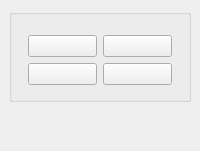
<?xml version="1.0" encoding="UTF-8"?><ui version="4.0"><class>GeneralSettingsWidget</class><widget class="QWidget" name="GeneralSettingsWidget"><layout class="QVBoxLayout" name="outerLayout"><property name="leftMargin"><number>0</number></property><property name="topMargin"><number>0</number></property><property name="rightMargin"><number>0</number></property><property name="bottomMargin"><number>0</number></property><item><widget class="QScrollArea" name="settingsScroll"><property name="widgetResizable"><bool>true</bool></property><property name="frameShape"><enum>QFrame::NoFrame</enum></property><widget class="QWidget" name="content"><layout class="QVBoxLayout" name="contentLayout"><property name="spacing"><number>12</number></property><item><widget class="QGroupBox" name="group"><layout class="QGridLayout" name="groupLayout"><property name="leftMargin"><number>16</number></property><property name="topMargin"><number>20</number></property><property name="rightMargin"><number>16</number></property><property name="bottomMargin"><number>14</number></property><item row="0" column="0"><widget class="QPushButton" name="resetButton"><property name="maximumWidth"><number>220</number></property><property name="minimumHeight"><number>32</number></property></widget></item><item row="0" column="1"><widget class="QPushButton" name="dataDirectoryButton"><property name="maximumWidth"><number>220</number></property><property name="minimumHeight"><number>32</number></property></widget></item><item row="1" column="0"><widget class="QPushButton" name="aboutButton"><property name="maximumWidth"><number>220</number></property><property name="minimumHeight"><number>32</number></property></widget></item><item row="1" column="1"><widget class="QPushButton" name="exitButton"><property name="maximumWidth"><number>220</number></property><property name="minimumHeight"><number>32</number></property></widget></item></layout></widget></item><item><spacer name="verticalSpacer"><property name="orientation"><enum>Qt::Vertical</enum></property><property name="sizeHint" stdset="0"><size><width>20</width><height>40</height></size></property></spacer></item></layout></widget></widget></item></layout></widget><resources/><connections/></ui>
